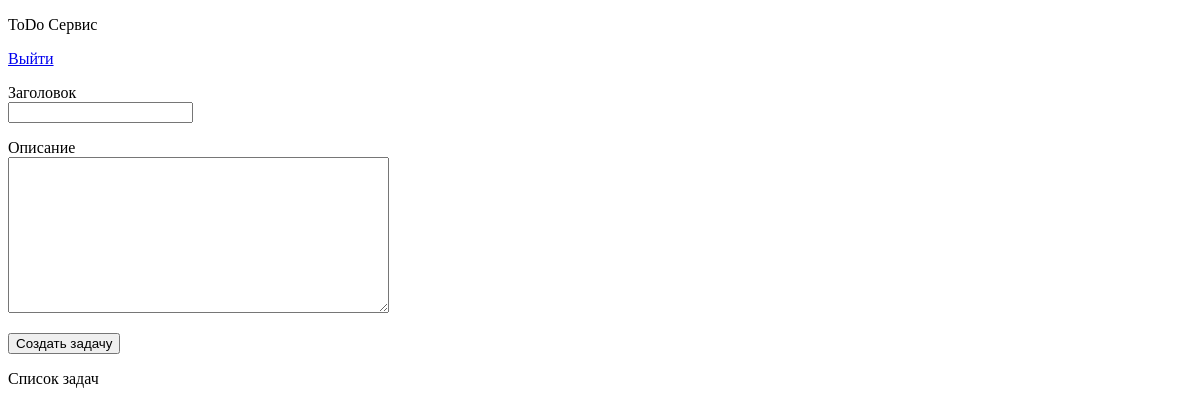
Page /tasks/3 on the earlier database version.
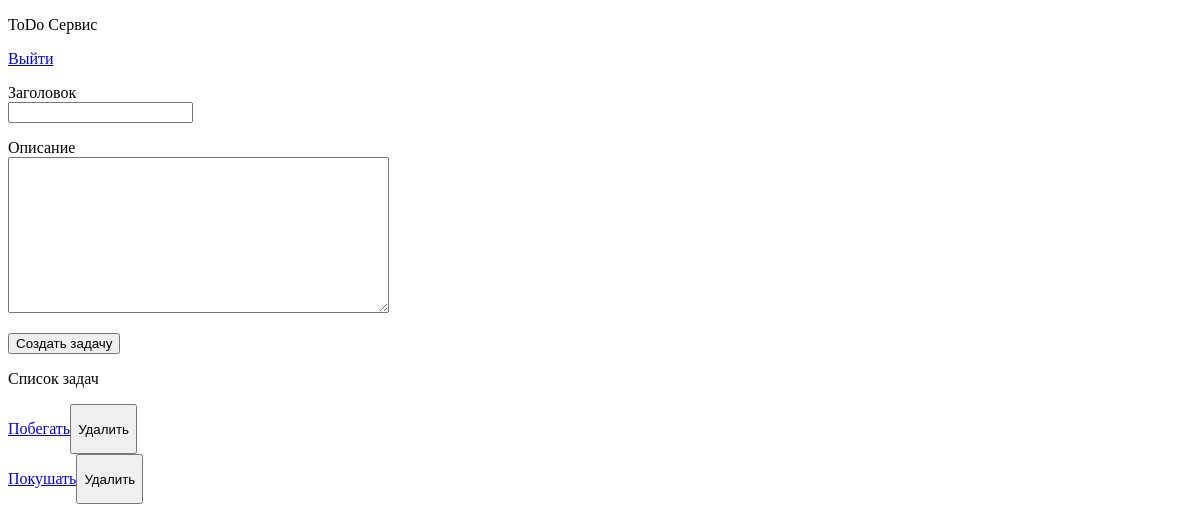
Same page on the later database version.
### tables this page shows
CREATE TABLE tasks(id integer primary key autoincrement, title varchar(50) not null, description varchar(400), user_id integer);

### app.py (the view)
@app.route('/tasks/<user_id>')
def tasks(user_id):
    con = sqlite3.connect('web3.db')
    cur = con.cursor()
    task_list = [Task(row[0], row[1], row[2]) for row in cur.execute('select * from tasks where user_id = :user_id',dict(user_id = user_id)).fetchall()]
    return render_template('index.html', tasks=task_list)

### templates/index.html (shortened to what this page needs)
<!DOCTYPE html>
	<head>
	</head>
	<body>
		<header>
			<p>ToDo Сервис</p>
			<p> <a href="/"> Выйти </a> </p>
		</header>
		<main>
			<p>
				Заголовок <br>
				<input type="text" id="title">
			</p>
			<p>
				Описание <br>
				<textarea rows="10" cols="45" id="description"></textarea>
			</p>
			<button onclick="create_task()">Создать задачу</button>
			<p>
				Список задач <br>
			</p>
			<div class="main-container">
				{% for task in tasks %}
					<div class="task-row" style="display: flex; flex-direction: row;">
						<p> <a href="/task/{{ task.id }}"> {{task.title}} </a> </p>
						<button onclick="delete_task({{ task.id }})"> Удалить </button>
					</div>
				{% endfor %}
			</div>
		</main>
	</body>
</html>

Differences in the rows shown:
added tasks: title "Побегать"
added tasks: title "Покушать"
